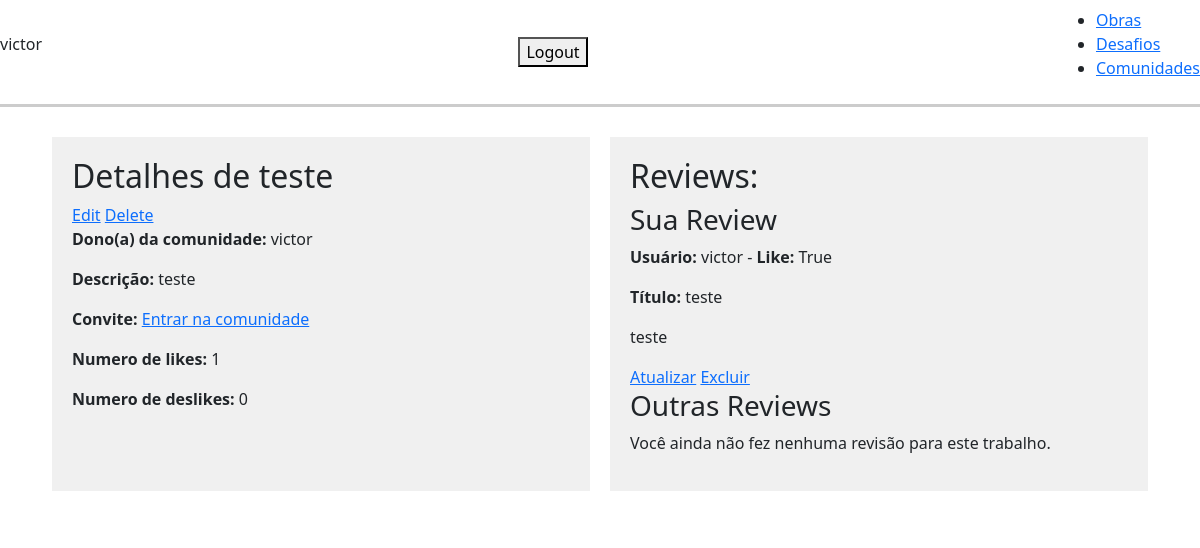
The app's page /user/community/2/ (signed in), older data.
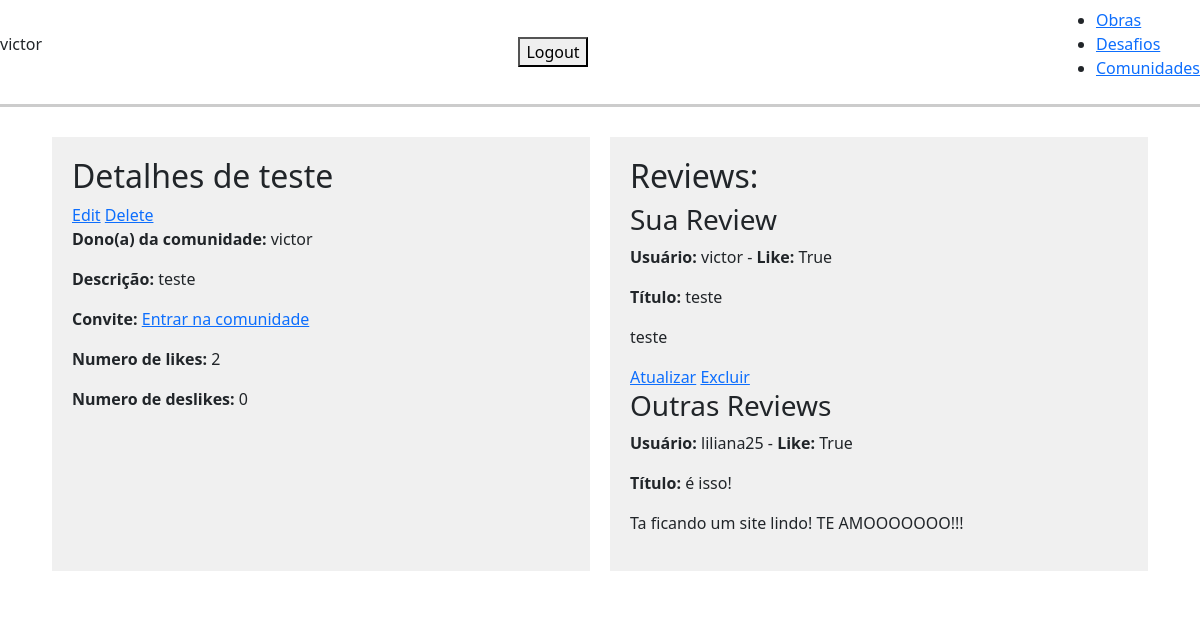
The same page, newer data.
### base/models.py (models this page shows, shortened)
class CommunityReview(models.Model):
    community = models.ForeignKey(Community, related_name='community_reviews', on_delete=models.CASCADE)
    user = models.ForeignKey(User, on_delete=models.CASCADE)
    title = models.CharField(max_length=200, null=True, blank=True)
    review = models.TextField(null=True, blank=True)
    like = models.BooleanField(default=True)

### base/views/community_views.py (the view)
# urls.py: path('user/community/<int:pk>/', CommunityDetail.as_view(), name='community'),
class CommunityDetail(LoginRequiredMixin, DetailView):
    model = Community
    context_object_name = 'community'
    template_name = 'base/community_front/community.html'
    def get_context_data(self, **kwargs):
        context = super().get_context_data(**kwargs)
        mediator = CommunityMediator(self.object)
        context['user_reviews'] = mediator.get_user_reviews(self.request.user)
        context['other_reviews'] = mediator.get_other_reviews(self.request.user)
        context['likes'] = mediator.get_likes_count()
        context['deslikes'] = mediator.get_dislikes_count()
        return context

### base/mediators/communityMediator.py (called while the page is built)
    def get_user_reviews(self, user):
        return CommunityReview.objects.filter(community=self.community, user=user)

    def get_other_reviews(self, user):
        return CommunityReview.objects.filter(community=self.community).exclude(user=user)

    def get_likes_count(self):
        return CommunityReview.objects.filter(community=self.community, like=True).count()

    def get_dislikes_count(self):
        return CommunityReview.objects.filter(community=self.community, like=False).count()

### base/templates/base/community_front/community.html (shortened to what this page needs)
{% extends 'base/main_detail.html' %}
{% block left_content %}
    <h2>Detalhes de {{ community.name }}</h2>
    <tr>
        <td><a href="{% url 'community-update' community.id %}">Edit</a></td>
        <td><a href="{% url 'community-delete' community.id %}">Delete</a></td>
    </tr>
    <p><strong>Dono(a) da comunidade:</strong> {{ community.user }}</p>
    <p><strong>Descrição:</strong> {{ community.description }}</p>
    <p><strong>Convite:</strong> <a href="{{ community.link }}" target="_blank">Entrar na comunidade</a></p>
    <p><strong>Numero de likes:</strong> {{ likes }}</p>
    <p><strong>Numero de deslikes:</strong> {{ deslikes }}</p>
{% endblock %}
{% block right_content %}
<h2>Reviews:</h2>
    <h3>Sua Review</h3>
    {% for review in user_reviews %}
        <p> <strong>Usuário:</strong> {{ review.user.username }} - <strong>Like:</strong> {{ review.like }}</p>
        <p><strong>Título:</strong> {{ review.title }}</p>
        <p>{{ review.review }}</p>
        {% if review.user == request.user %}
            <a href="{% url 'community-review-update' pk=review.pk %}">Atualizar</a>
            <a href="{% url 'community-review-delete' pk=review.pk %}">Excluir</a>
        {% endif %}
    {% empty %}
        <p>Você ainda não fez nenhuma revisão para este trabalho.</p>
    {% endfor %}
    <h3>Outras Reviews</h3>
    {% for review in other_reviews %}
        <p> <strong>Usuário:</strong> {{ review.user.username }} - <strong>Like:</strong> {{ review.like }}</p>
        <p><strong>Título:</strong> {{ review.title }}</p>
        <p>{{ review.review }}</p>
    {% empty %}
        <p>Você ainda não fez nenhuma revisão para este trabalho.</p>
    {% endfor %}
{% endblock %}

Row changes from the older to the newer data that the page shows:
added CommunityReview: user.username "liliana25", like "True", title "é isso!", review "Ta ficando um site lindo! TE AMOOOOOOO!!!", shown under "Outras Reviews"
Text that changed along with them:
{{ likes }}: "1" → "2"
text no longer shown: "Você ainda não fez nenhuma revisão para este trabalho."
